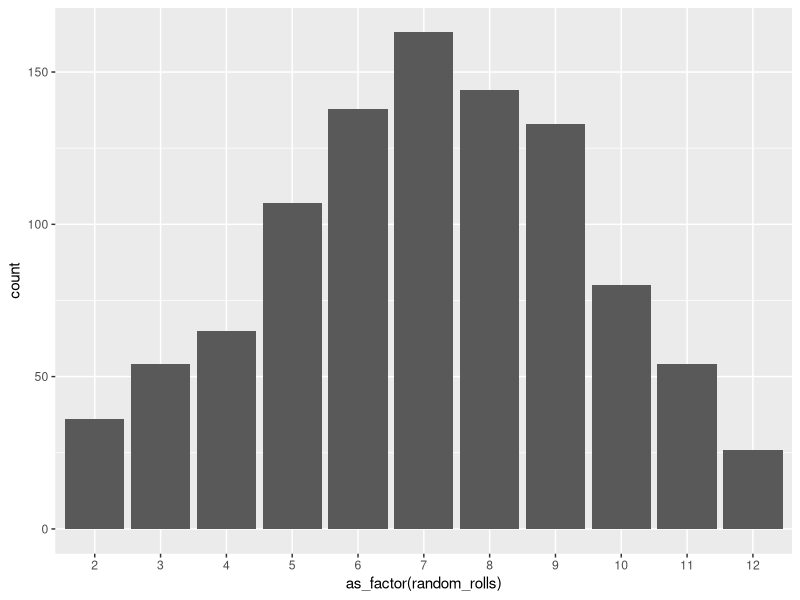

Here is the R script that generated this plot:
## ---- chunk 1
knitr::opts_chunk$set(echo = FALSE)
library(tidyverse)
## ---- chunk 2
roll_one_die <- function() {
  sample(1:6, 1, replace = TRUE)
}

roll_n_dice <- function(n) {
  sample(1:6, n, replace = TRUE)
}

roll_2_dice <- function() {sum(roll_n_dice(2))}

random_rolls <- map_int(1:1000, ~ roll_2_dice())
data <- tibble(rolls = random_rolls)

ggplot(data, aes(as_factor(random_rolls))) + geom_bar()
